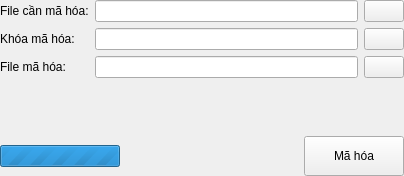
<?xml version="1.0" encoding="UTF-8"?>
<ui version="4.0">
 <class>EncryptionWidget</class>
 <widget class="QWidget" name="EncryptionWidget">
  <property name="geometry">
   <rect>
    <x>0</x>
    <y>0</y>
    <width>404</width>
    <height>176</height>
   </rect>
  </property>
  <property name="windowTitle">
   <string>EncryptionWidget</string>
  </property>
  <layout class="QGridLayout" name="gridLayout_2">
   <property name="leftMargin">
    <number>0</number>
   </property>
   <property name="topMargin">
    <number>0</number>
   </property>
   <property name="rightMargin">
    <number>0</number>
   </property>
   <property name="bottomMargin">
    <number>0</number>
   </property>
   <property name="spacing">
    <number>5</number>
   </property>
   <item row="0" column="0">
    <layout class="QGridLayout" name="gridLayout">
     <item row="0" column="0">
      <widget class="QLabel" name="fileNameLbl">
       <property name="text">
        <string>File cần mã hóa:</string>
       </property>
      </widget>
     </item>
     <item row="1" column="1">
      <widget class="QLineEdit" name="keyLedr">
       <property name="echoMode">
        <enum>QLineEdit::Password</enum>
       </property>
      </widget>
     </item>
     <item row="1" column="0">
      <widget class="QLabel" name="keyLbl">
       <property name="text">
        <string>Khóa mã hóa:</string>
       </property>
      </widget>
     </item>
     <item row="0" column="1">
      <widget class="QLineEdit" name="fileNameLedr"/>
     </item>
     <item row="0" column="2">
      <widget class="QPushButton" name="inputBrsBtn">
       <property name="text">
        <string/>
       </property>
       <property name="icon">
        <iconset resource="BCipher.qrc">
         <normaloff>:/Resources/browser.svg</normaloff>:/Resources/browser.svg</iconset>
       </property>
      </widget>
     </item>
     <item row="1" column="2">
      <widget class="QPushButton" name="showHideBtn">
       <property name="text">
        <string/>
       </property>
       <property name="icon">
        <iconset resource="BCipher.qrc">
         <normaloff>:/Resources/hide.svg</normaloff>:/Resources/hide.svg</iconset>
       </property>
      </widget>
     </item>
     <item row="2" column="0">
      <widget class="QLabel" name="cipherLbl">
       <property name="text">
        <string>File mã hóa:</string>
       </property>
      </widget>
     </item>
     <item row="2" column="1">
      <widget class="QLineEdit" name="cipherLedr">
       <property name="echoMode">
        <enum>QLineEdit::Normal</enum>
       </property>
      </widget>
     </item>
     <item row="2" column="2">
      <widget class="QPushButton" name="cipherBrsBtn">
       <property name="text">
        <string/>
       </property>
       <property name="icon">
        <iconset resource="BCipher.qrc">
         <normaloff>:/Resources/browser.svg</normaloff>:/Resources/browser.svg</iconset>
       </property>
      </widget>
     </item>
    </layout>
   </item>
   <item row="1" column="0">
    <spacer name="verticalSpacer">
     <property name="orientation">
      <enum>Qt::Vertical</enum>
     </property>
     <property name="sizeHint" stdset="0">
      <size>
       <width>20</width>
       <height>42</height>
      </size>
     </property>
    </spacer>
   </item>
   <item row="2" column="0">
    <layout class="QHBoxLayout" name="horizontalLayout">
     <item>
      <widget class="QProgressBar" name="progressBar">
       <property name="maximum">
        <number>0</number>
       </property>
       <property name="value">
        <number>0</number>
       </property>
       <property name="textVisible">
        <bool>false</bool>
       </property>
      </widget>
     </item>
     <item>
      <spacer name="horizontalSpacer">
       <property name="orientation">
        <enum>Qt::Horizontal</enum>
       </property>
       <property name="sizeHint" stdset="0">
        <size>
         <width>178</width>
         <height>20</height>
        </size>
       </property>
      </spacer>
     </item>
     <item>
      <widget class="QPushButton" name="encryptionBtn">
       <property name="minimumSize">
        <size>
         <width>100</width>
         <height>40</height>
        </size>
       </property>
       <property name="text">
        <string>Mã hóa</string>
       </property>
       <property name="icon">
        <iconset resource="BCipher.qrc">
         <normaloff>:/Resources/lock.svg</normaloff>:/Resources/lock.svg</iconset>
       </property>
       <property name="iconSize">
        <size>
         <width>32</width>
         <height>32</height>
        </size>
       </property>
      </widget>
     </item>
    </layout>
   </item>
  </layout>
 </widget>
 <layoutdefault spacing="6" margin="11"/>
 <resources>
  <include location="BCipher.qrc"/>
 </resources>
 <connections/>
</ui>
